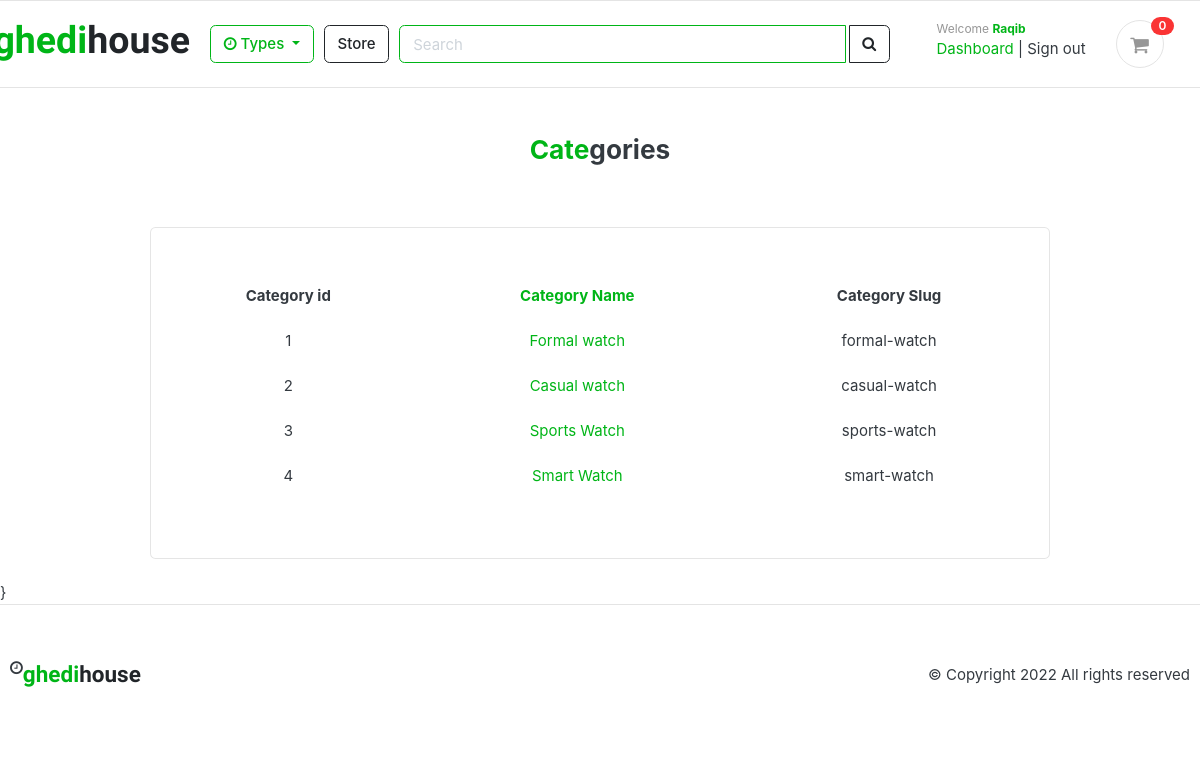
Screenshot of /manager/category_view/ (signed in) with the database file from the repository.
### accounts/models.py (models this page shows, shortened)
class Account(AbstractBaseUser):
    first_name = models.CharField(max_length=25)
    last_name = models.CharField(max_length=25)
    username = models.CharField(max_length=50,unique=True)
    email = models.EmailField(max_length=100,unique=True)
    phone_number = models.CharField(max_length=50)
    date_joined = models.DateTimeField(auto_now_add=True)
    last_login = models.DateTimeField(auto_now_add=True)
    is_admin = models.BooleanField(default=False)
    is_staff = models.BooleanField(default=False)
    is_active = models.BooleanField(default=False)
    is_superadmin = models.BooleanField(default=False)
    USERNAME_FIELD = 'email'
    REQUIRED_FIELDS = ['username','first_name','last_name']
    objects = MyAccountManager()

### category/models.py (models this page shows, shortened)
class Category(models.Model):
    category_name = models.CharField(max_length=25,unique=True)
    slug = models.SlugField(max_length=100,unique=True)
    cat_image = models.ImageField(upload_to='photos/categories/')
    def get_url(self):
        return reverse('products_by_category',args=[self.slug])

### manager/views.py (the view)
# urls.py: path('category_view/',category_view,name='category_view'),
@login_required(login_url='manager_login')
def category_view(request):
  if request.user.is_superadmin:
    category = Category.objects.all()
    product = Category.objects.filter()
    count=product.count()
    print(count)
    context = {
      'category':category,
      'count':count,
     }
    return render(request,'manager/categoryview.html',context)
  else:
    return redirect('home')

### carts/context_processors.py (called while the page is built)
def counter(request):
    cart_count = 0
    if 'admin' in request.path:
        return {}
    else:
        try:
            cart = Cart.objects.filter(cart_id=_cart_id(request))
            if request.user.is_authenticated:
                   cart_items = CartItem.objects.all().filter(user=request.user)
            else:
                cart_items = CartItem.objects.all().filter(cart=cart[:1])
            for cart_item in cart_items:
                cart_count = cart_count + cart_item.quantity
        except Cart.DoesNotExist:
            cart_count = 0
    return dict(cart_count=cart_count)

### carts/views.py (called while the page is built)
def _cart_id(request):
    cart=request.session.session_key
    if not cart:
        cart = request.session.create()
    return cart

### category/context_processors.py (called while the page is built)
def menu_links(request):
    links = Category.objects.all()
    return dict(links=links)

### templates/manager/categoryview.html (shortened to what this page needs)
{% extends 'base.html' %} {% block content %}
<section class="section-content mt-3 ">
  <div class="container">
    <div class="mt-5 mb-5"><h3 class="text-center"><span class="text-success">Cate</span>gories</h3></div>
    <div class="row d-flex justify-content-center">
      <main class="col-md-9 card">
        <div class="mt-5 mb-5">
        <table class="table table-borderless text-center">
          <thead>
            <tr>
              <th scope="col">Category id</th>
              <th scope="col" class="text-success">Category Name</th>
              <th scope="col">Category Slug</th>
            </tr>
          </thead>
          <tbody>
            {% for cat in category %}
            <tr>
              <td>{{ cat.id}}</td>
              <td class="text-success">{{ cat.category_name }}</td>
              <td>{{ cat.slug }}</td>
            </tr>
            {% endfor %}
          </tbody>
        </table>
       </div>
      </main>
    </div>
  </div>
  <div class="container">
    <div class="row">
      <aside class="col-md-3"></aside>
      <main class="col-md-9">
      </main>
    </div>
  </div>
</section>
{% endblock content %}

### templates/includes/navbar.html (shortened to what this page needs)
{% load static %}
<header class="section-header">
    <section class="header-main border-bottom">
        <div class="container">
    <div class="row align-items-center">
        <div class=" col-lg-2 col-md-3 col-6 container">
               <div class="d-flex justify-content-end"><a href="{% url 'home' %}"style="font-family: 'Stick No Bills', sans-serif;"  ><h1 class="logo text-success">ghedi<span class="text-dark">house</span></h1></a></div>
        </div>
        <div class="col-lg col-sm col-md col-6 flex-grow-0">
            <div class="category-wrap dropdown d-inline-block float-right">
                <button type="button" class="btn btn-outline-success dropdown-toggle" data-toggle="dropdown">
                    <i class="fa fa-clock"></i> Types
                </button>
            </div>
        </div>
        <a href="{% url 'store' %}" class="btn btn-outline-dark">Store</a>
        <div class="col-lg  col-md-6 col-sm-12 col">
            <form action="{% url 'search' %}" class="search" method="GET">
                <div class="input-group w-100">
                    <input type="text" class="form-control border border-success" style="width:60%;" placeholder="Search" name="keyword">
                    <div class="input-group-append">
                      <button class="btn btn-outline-dark ml-1" type="submit">
                        <i class="fa fa-search"></i>
                      </button>
                    </div>
                </div>
            </form>
        </div>
        <div class="col-lg-3 col-sm-6 col-12 d-flex justify-content-center order-2 order-lg-3">
            <div class="d-flex justify-content-end mb-3 mb-lg-0">
              {% if request.user.is_superadmin %}
              <div class="widget-header">
                <small class="title text-muted">Welcome <span style="font-size: 12px !important; font-weight: 700; text-transform: capitalize" class="text-success">{{ request.user.username }}</span></small>
                <div>
                  <a href="{% url 'manager_dashboard' %}" class="text-success">Dashboard</a> <span class="dark-transp"> | </span>
                  <a href="{% url 'manager_logout' %}"> Sign out</a>
                </div>
              </div>
              {% endif %}
              <a href="{% url 'cart' %}" class="widget-header pl-3 ml-3">
                <div class="icon icon-sm rounded-circle border"><i class="fa fa-shopping-cart"></i></div>
                <span class="badge badge-pill badge-danger notify">{{ cart_count }}</span>
              </a>
            </div>
                </div>
    </div>
        </div>
    </section>
    </header>

### static/css/ui.css (style rules this page uses)
html { font-family: "Inter", sans-serif; font-size: 15px; }
.icon-xs, .icon-sm, .icon-md, .icon-lg { display: inline-block; text-align: center; flex-shrink: 0; flex-grow: 0; }
.icon-sm { width: 48px; height: 48px; line-height: 48px !important; font-size: 20px; }
.header-main { position: relative; padding-top: 1rem; padding-bottom: 1rem; }
.widget-header { display: inline-block; vertical-align: middle; position: relative; }
.widget-header a { color: #343a40; }
.widget-header i { color: #969696; }
.widget-header .title { display: block; }
.widget-header .notify { position: absolute; top: -3px; right: -10px; }
.notify { position: absolute; top: -4px; right: -10px; display: inline-block; padding: 0.25em 0.6em; font-size: 12px; line-height: 1; text-align: center; border-radius: 3rem; color: #fff; background-color: #fa3434; }

### rows the page displays
Account: user.username "Raqib"
Category: id "1", category_name "Formal watch", slug "formal-watch"
Category: id "2", category_name "Casual watch", slug "casual-watch"
Category: id "3", category_name "Sports Watch", slug "sports-watch"
Category: id "4", category_name "Smart Watch", slug "smart-watch"

### other values shown
{{ cart_count }} "0"
